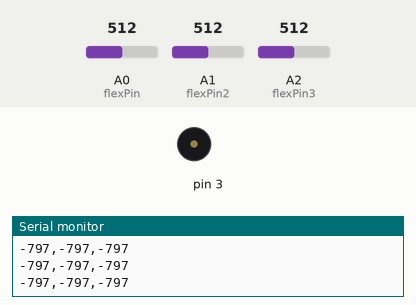
The sketch below on a simulated Arduino Uno, built with avr-gcc and run on an emulated ATmega328P. Parts: buzzer (waves = sounding), the last lines printed to the serial monitor. The test bench sets the inputs (shaded band); at power-on: A0 (flexPin) = 512, A1 (flexPin2) = 512, A2 (flexPin3) = 512.

Above: at 1.2 s.
1.3 s: A0 (flexPin) set to 1004
4.3 s: A0 (flexPin) set to 1013
At 4.7 s:
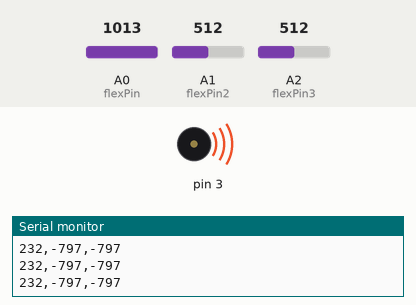
Timing chart, 0 to 7.3 s (numbered marks = the images above; inputs shaded):
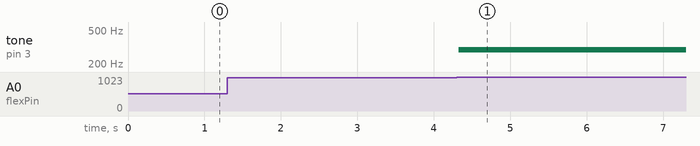

Measured:
- the behaviour switches between 1012 and 1013 on A0 (flexPin) (found by bisection; images 0 and 1)
- after the input at 4.3 s, tone on pin 3: silent → 294 Hz at once

The sketch:

flex_sensor.ino
```cpp
#include "pitches.h"

const int flexPin = A0;
const int flexPin2 = A1;
const int flexPin3 = A2;

int value;
int value2;
int value3;

void setup(){
  Serial.begin(9600);  // Begin serial communication
}

void loop(){
  value = analogRead(flexPin);
  value2 = analogRead(flexPin2);
  value3 = analogRead(flexPin3);


  int mappedValue = map(value, 900, 1024, 0, 255);

  int mappedValue2 = map(value2, 900, 1024, 0, 255);

  int mappedValue3 = map(value3, 900, 1024, 0, 255);

  String output = String(mappedValue) + "," + String(mappedValue2) + "," + String(mappedValue3);
  Serial.println(output);


  if (mappedValue > 230) {
    tone(3, NOTE_D4, 200);
  }

  if (mappedValue2 > 230) {
    tone(3, NOTE_C4, 200);
  }

  if (mappedValue3 > 240) {
   // tone(3, NOTE_D6, 200);
  }

}
```

pitches.h
```cpp
#define NOTE_B0 31

#define NOTE_C1 33

#define NOTE_CS1 35

#define NOTE_D1 37

#define NOTE_DS1 39

#define NOTE_E1 41

#define NOTE_F1 44

#define NOTE_FS1 46

#define NOTE_G1 49

#define NOTE_GS1 52

#define NOTE_A1 55

#define NOTE_AS1 58

#define NOTE_B1 62

#define NOTE_C2 65

#define NOTE_CS2 69

#define NOTE_D2 73

#define NOTE_DS2 78

#define NOTE_E2 82

#define NOTE_F2 87

#define NOTE_FS2 93

#define NOTE_G2 98

#define NOTE_GS2 104

#define NOTE_A2 110

#define NOTE_AS2 117

#define NOTE_B2 123

#define NOTE_C3 131

#define NOTE_CS3 139

#define NOTE_D3 147

#define NOTE_DS3 156

#define NOTE_E3 165

#define NOTE_F3 175

#define NOTE_FS3 185

#define NOTE_G3 196

#define NOTE_GS3 208

#define NOTE_A3 220

#define NOTE_AS3 233

#define NOTE_B3 247

#define NOTE_C4 262

#define NOTE_CS4 277

#define NOTE_D4 294

#define NOTE_DS4 311

#define NOTE_E4 330

#define NOTE_F4 349

#define NOTE_FS4 370

#define NOTE_G4 392

#define NOTE_GS4 415

#define NOTE_A4 440

#define NOTE_AS4 466

#define NOTE_B4 494

#define NOTE_C5 523

#define NOTE_CS5 554

#define NOTE_D5 587

#define NOTE_DS5 622

#define NOTE_E5 659

#define NOTE_F5 698

#define NOTE_FS5 740

#define NOTE_G5 784

#define NOTE_GS5 831

#define NOTE_A5 880

#define NOTE_AS5 932

#define NOTE_B5 988

#define NOTE_C6 1047

#define NOTE_CS6 1109

#define NOTE_D6 1175

#define NOTE_DS6 1245

#define NOTE_E6 1319

#define NOTE_F6 1397

#define NOTE_FS6 1480

#define NOTE_G6 1568

#define NOTE_GS6 1661

#define NOTE_A6 1760

#define NOTE_AS6 1865

#define NOTE_B6 1976

#define NOTE_C7 2093

#define NOTE_CS7 2217

#define NOTE_D7 2349

#define NOTE_DS7 2489

#define NOTE_E7 2637

#define NOTE_F7 2794

#define NOTE_FS7 2960

#define NOTE_G7 3136

#define NOTE_GS7 3322

#define NOTE_A7 3520

#define NOTE_AS7 3729

#define NOTE_B7 3951

#define NOTE_C8 4186

#define NOTE_CS8 4435

#define NOTE_D8 4699

#define NOTE_DS8 4978

#define END -1
```
